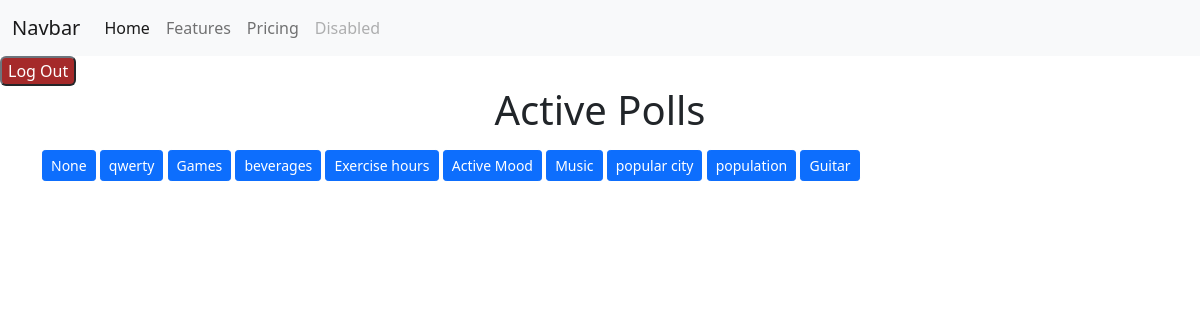
The app's page /users/available_polls/ (signed in), older data.
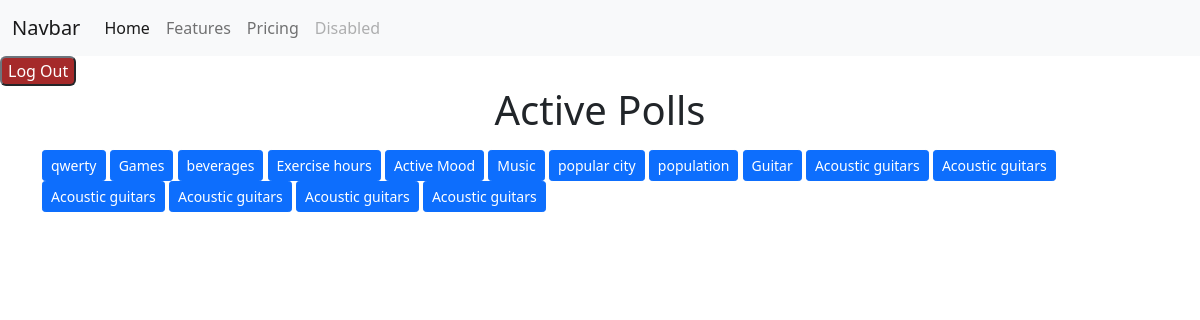
The same page, newer data.
### polls/models.py (models this page shows, shortened)
class Poll(models.Model):
    name = models.CharField(max_length=255, null=True, blank=True)
    posted_by = models.ForeignKey(User, on_delete=models.SET_NULL, null=True, blank=True)
    pub_date = models.DateTimeField("date published",default=timezone.now)

### users/views.py (the view)
# urls.py: path('available_polls/', views.available_polls, name ='available_polls'),
@login_required
def available_polls(request):
    form = CreatePollForm()
    context = {'form' : form}
    context["polls"] = Poll.objects.all()
    return render(request, 'users/available_polls.html', context)

### users/templates/users/available_polls.html
{% extends 'base.html' %}
{% block content%}
<h1 class="text-center mb-3">Active Polls</h1>
{% for poll in polls%}
<a href="{% url 'users:create_poll_quiz' %}" class="btn btn-primary btn-sm">{{poll.name}}</a>
{% endfor %}
{%endblock%}

Row changes from the older to the newer data that the page shows:
removed Poll: name "None"
added Poll: name "Acoustic guitars"
added Poll: name "Acoustic guitars"
added Poll: name "Acoustic guitars"
added Poll: name "Acoustic guitars"
added Poll: name "Acoustic guitars"
added Poll: name "Acoustic guitars"
